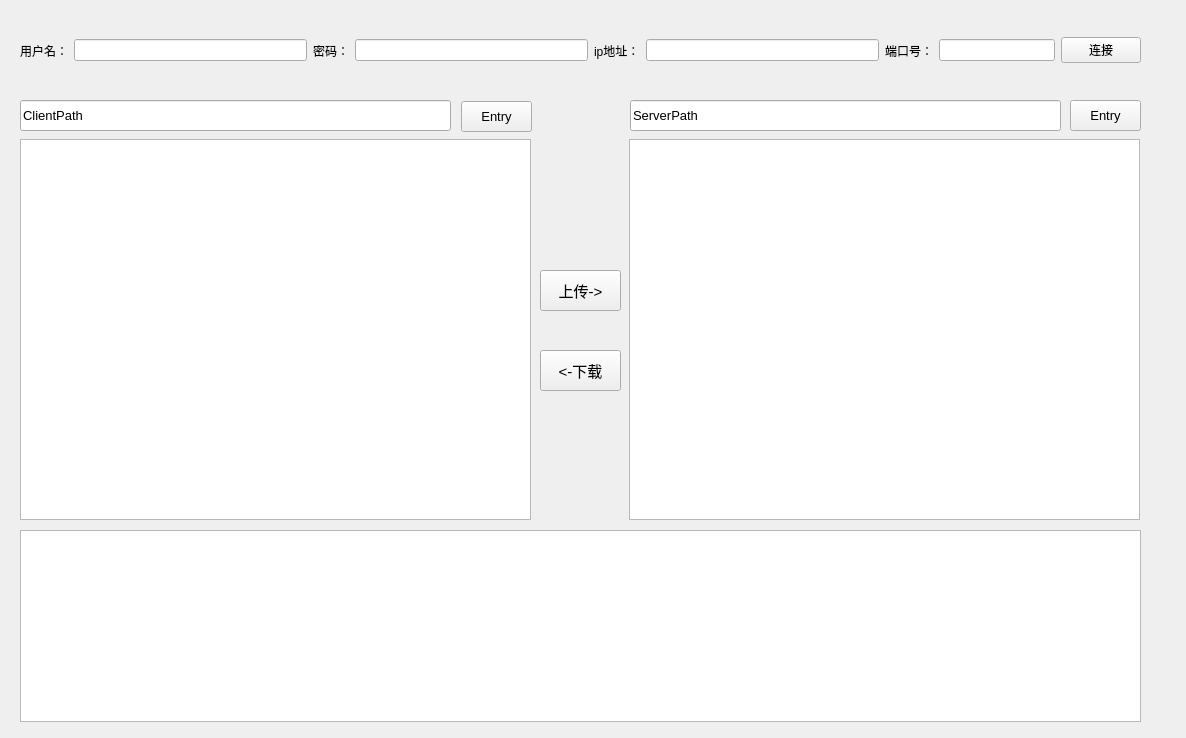
<?xml version="1.0" encoding="UTF-8"?>
<ui version="4.0">
 <class>Widget</class>
 <widget class="QWidget" name="Widget">
  <property name="geometry">
   <rect>
    <x>0</x>
    <y>0</y>
    <width>1186</width>
    <height>738</height>
   </rect>
  </property>
  <property name="windowTitle">
   <string>Widget</string>
  </property>
  <widget class="QListWidget" name="listWidget_server">
   <property name="geometry">
    <rect>
     <x>629</x>
     <y>139</y>
     <width>511</width>
     <height>381</height>
    </rect>
   </property>
  </widget>
  <widget class="QListWidget" name="listWidget_client">
   <property name="geometry">
    <rect>
     <x>20</x>
     <y>139</y>
     <width>511</width>
     <height>381</height>
    </rect>
   </property>
  </widget>
  <widget class="QListWidget" name="listWidget_tips">
   <property name="geometry">
    <rect>
     <x>20</x>
     <y>530</y>
     <width>1121</width>
     <height>192</height>
    </rect>
   </property>
  </widget>
  <widget class="QPushButton" name="pushButton_put">
   <property name="geometry">
    <rect>
     <x>540</x>
     <y>270</y>
     <width>81</width>
     <height>41</height>
    </rect>
   </property>
   <property name="font">
    <font>
     <family>Arial</family>
     <pointsize>11</pointsize>
    </font>
   </property>
   <property name="text">
    <string>上传-&gt;</string>
   </property>
  </widget>
  <widget class="QPushButton" name="pushButton_get">
   <property name="geometry">
    <rect>
     <x>540</x>
     <y>350</y>
     <width>81</width>
     <height>41</height>
    </rect>
   </property>
   <property name="font">
    <font>
     <family>Arial</family>
     <pointsize>11</pointsize>
    </font>
   </property>
   <property name="text">
    <string>&lt;-下载</string>
   </property>
  </widget>
  <widget class="QWidget" name="widget_link" native="true">
   <property name="geometry">
    <rect>
     <x>20</x>
     <y>20</y>
     <width>1121</width>
     <height>61</height>
    </rect>
   </property>
   <layout class="QHBoxLayout" name="horizontalLayout_2" stretch="0,2,0,2,0,2,0,1,0">
    <item>
     <widget class="QLabel" name="label_user">
      <property name="text">
       <string>用户名：</string>
      </property>
     </widget>
    </item>
    <item>
     <widget class="QLineEdit" name="lineEdit_user"/>
    </item>
    <item>
     <widget class="QLabel" name="label_user_pass">
      <property name="text">
       <string>密码：</string>
      </property>
     </widget>
    </item>
    <item>
     <widget class="QLineEdit" name="lineEdit_pass">
      <property name="echoMode">
       <enum>QLineEdit::Password</enum>
      </property>
     </widget>
    </item>
    <item>
     <widget class="QLabel" name="label_ip">
      <property name="text">
       <string>ip地址：</string>
      </property>
     </widget>
    </item>
    <item>
     <widget class="QLineEdit" name="lineEdit_ip"/>
    </item>
    <item>
     <widget class="QLabel" name="label_port">
      <property name="text">
       <string>端口号：</string>
      </property>
     </widget>
    </item>
    <item>
     <widget class="QLineEdit" name="lineEdit_port"/>
    </item>
    <item>
     <widget class="QPushButton" name="pushButton_link">
      <property name="text">
       <string>连接</string>
      </property>
     </widget>
    </item>
   </layout>
  </widget>
  <widget class="QLineEdit" name="lineEdit_cli_path">
   <property name="geometry">
    <rect>
     <x>20</x>
     <y>100</y>
     <width>431</width>
     <height>31</height>
    </rect>
   </property>
   <property name="font">
    <font>
     <family>Arial</family>
     <pointsize>10</pointsize>
    </font>
   </property>
   <property name="text">
    <string>ClientPath</string>
   </property>
  </widget>
  <widget class="QLineEdit" name="lineEdit_srv_path">
   <property name="geometry">
    <rect>
     <x>630</x>
     <y>100</y>
     <width>431</width>
     <height>31</height>
    </rect>
   </property>
   <property name="font">
    <font>
     <family>Arial</family>
     <pointsize>10</pointsize>
    </font>
   </property>
   <property name="text">
    <string>ServerPath</string>
   </property>
  </widget>
  <widget class="QPushButton" name="pushButton_entry_srv">
   <property name="geometry">
    <rect>
     <x>1070</x>
     <y>100</y>
     <width>71</width>
     <height>31</height>
    </rect>
   </property>
   <property name="font">
    <font>
     <family>Arial</family>
     <pointsize>10</pointsize>
    </font>
   </property>
   <property name="text">
    <string>Entry</string>
   </property>
  </widget>
  <widget class="QPushButton" name="pushButton_entry_cli">
   <property name="geometry">
    <rect>
     <x>461</x>
     <y>101</y>
     <width>71</width>
     <height>31</height>
    </rect>
   </property>
   <property name="font">
    <font>
     <family>Arial</family>
     <pointsize>10</pointsize>
    </font>
   </property>
   <property name="text">
    <string>Entry</string>
   </property>
  </widget>
 </widget>
 <resources/>
 <connections/>
</ui>
